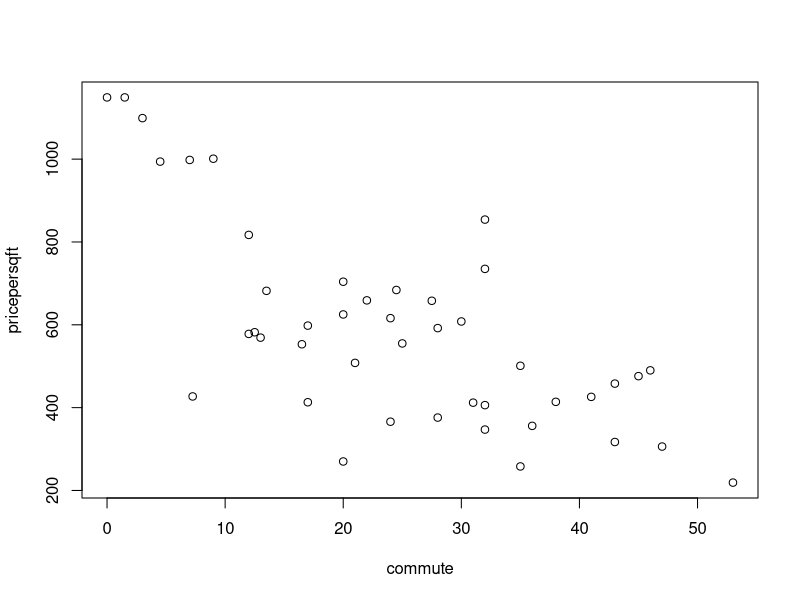

Write the R code that produced this figure. (Note: this script raises an error after producing the figure.)
## ---- chunk 1
data<-read.csv("BART.csv")
mod1<-lm(pricepersqft~commute, data = data)
data$commute_sq=data$commute*data$commute
mod2<-lm(pricepersqft~commute+commute_sq, data=data)
## ---- chunk 2
plot(pricepersqft~commute, data=data)
libary(stargazer)
stargazer(mod1, mod2, se=list(NULL, NULL), type="html", out="stargazerout.html", title="Home Prices and BART Commutes", align=TRUE, column.labels=c("Linear","Quadratic"))
